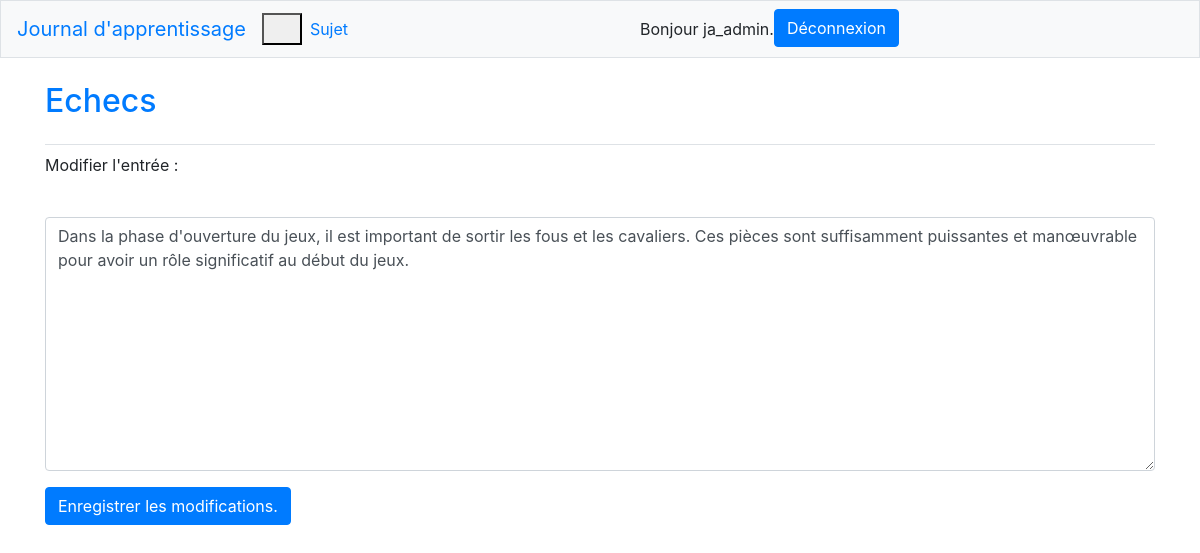
The app's page /edit_entry/3/ (signed in) with its own data.
### journaux_apprentissage/models.py (models this page shows, shortened)
class Topic(models.Model):
    text = models.CharField(max_length=200)
    date_added = models.DateTimeField(auto_now_add=True)
    owner = models.ForeignKey(User, on_delete=models.CASCADE)
    def __str__(self):
        return self.text

class Entry(models.Model):
    topic = models.ForeignKey(Topic, on_delete=models.CASCADE)
    date_added = models.DateTimeField(auto_now_add=True)
    text = models.TextField()
    class Meta:
        verbose_name_plural = 'entries'

### journaux_apprentissage/views.py (the view)
# urls.py: path('edit_entry/<int:entry_id>/', views.edit_entry, name='edit_entry'),
@login_required
def edit_entry(request, entry_id):
    entry = Entry.objects.get(id=entry_id)
    topic = entry.topic
    if topic.owner != request.user:
        raise Http404
    if request.method != 'POST':
        form = EntryForm(instance=entry)
    else:
        form = EntryForm(instance=entry, data=request.POST)
        if form.is_valid():
            form.save()
            return redirect('journaux_apprentissage:topic', topic_id=topic.id)
    context = {'entry': entry, 'topic': topic, 'form': form}
    return render(request, 'journaux_apprentissage/edit_entry.html', context)

### journaux_apprentissage/forms.py
class EntryForm(forms.ModelForm):
    class Meta:
        model = Entry
        fields = ['text']
        labels = {'text': ''}
        widgets =  {'text': forms.Textarea(attrs={'cols': 80})}

### journaux_apprentissage/templates/journaux_apprentissage/edit_entry.html (shortened to what this page needs)
{% extends "journaux_apprentissage/base.html" %}
{% load bootstrap4 %}
{% block page_header %}
    <h2>
        <p><a href="{% url 'journaux_apprentissage:topic' topic.id %}">
            {{ topic }}</a></p>
{% endblock page_header %}
{% block content %}
    <p>Modifier l'entrée :</p>
    <form method="post" action="{% url 'journaux_apprentissage:edit_entry' entry.id %}"
        class="form">
        {% bootstrap_form form %}
        {% buttons %}
            <button name="submit" class="btn btn-primary">
                Enregistrer les modifications.</button>
        {% endbuttons %}
    </form>
{% endblock content %}

### journaux_apprentissage/templates/journaux_apprentissage/base.html (shortened to what this page needs)
{% load bootstrap4 %}
<!doctype html>
<html lang="fr">
<head>
    {% bootstrap_css %}
</head>
<body>
    <nav class="navbar navbar-expand-md navbar light bg-light mb-4 border">
    <a class="navbar-brand" href="{% url 'journaux_apprentissage:index' %}">
        Journal d'apprentissage</a>
    <button class="navbar-toogler" type="button" data-toggle="collapse"
        data-target="#navbarCollapse" aria-controls="navbarCollapse"
        aria-expanded="false" aria-label="Toogle navigation">
        <span class="navbar-toggler-icon"></span>
    </button>
    <div class="collapse navbar-collapse" id="navbarCollapse">
        <ul class="navbar-nav mr-auto">
            <li class="nav-item">
                <a class="nav-link"
                    href="{% url 'journaux_apprentissage:topics' %}">Sujet</a>
            </li>
        </ul>
        <ul class="navbar-nav mr-auto">
            {% if user.is_authenticated %}
                <li class="nav-item">
                    <span class="navbar-text">Bonjour {{ user.username }}.</span>
                </li>
                <li>
                    <form method="post" action="{% url 'utilisateurs:logout' %}">
                        <button name="submit" class="btn btn-primary ">Déconnexion</button>
                    </form>
                </li>
            {% endif %}
        </ul>
    </div>
    </nav>
    <main role="main" class="container">
        <div class="pb-2 mb-2 border-bottom">
            {% block page_header %}{% endblock page_header %}
        </div>
        <div>
            {% block content %}{% endblock content %}
        </div>
    </main>
</body>

### records on screen
Topic: text "Echecs"
Entry: text "Dans la phase d'ouverture du jeux, il est important de sortir les fous et les cavaliers. Ces pièces sont suffisamment puissantes et manœuvrable pour avoir un rôle significatif au début du jeux."

### other values on screen
{{ user.username }} "ja_admin"
